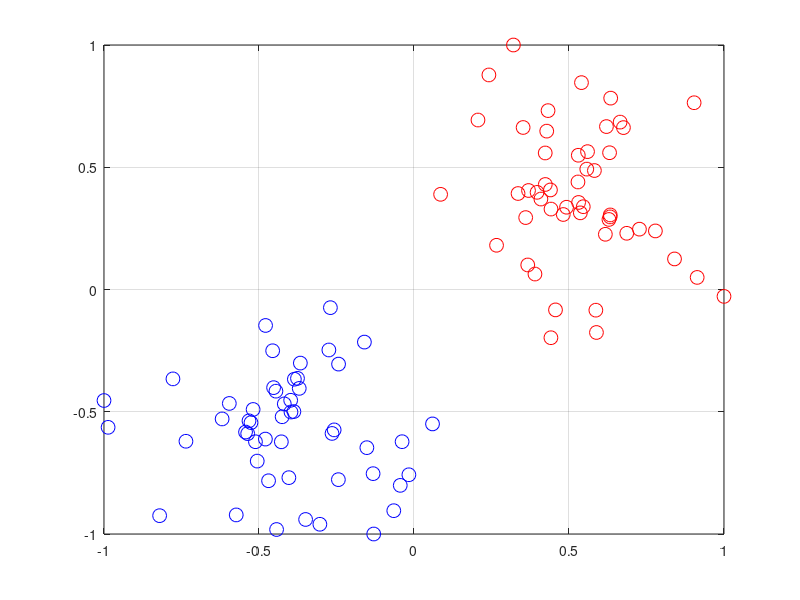

Here is the MATLAB script that generated this plot: (Note: this script raises an error after producing the figure.)
clear 
close all
clc

%%
n = 100;
d = 2;
X = [randn(n/2,d)+2;randn(n/2,d)-2];
Y = [ones(n/2,1);-ones(n/2,1)];

%% Normalizzo
for i = 1:d
    mi = min(X(:,i));
    ma = max(X(:,i));
    di = ma - mi;
    X(:,i) = 2*(X(:,i)-mi)/di-1;
end

%%
figure, hold on, box on, grid on
plot(X(Y<0,1),X(Y<0,2),'ob','MarkerSize',10)
plot(X(Y>0,1),X(Y>0,2),'or','MarkerSize',10)

nl = round(.7 * n);
nv = n - nl;
err = zeros(30,1);
for k = 1:30
    % Divido in training set e validation set
    i  = randperm(n);
    il = sort(i(1:nl));
    iv = sort(i(nl+1:end));
    j = 0;
    
    XL = X(il,:);
    YL = Y(il);
    XV = X(iv,:);
    YV = Y(iv);
    
    for C = logspace(-4,3,30)
        j = j + 1;
        Q = diag(YL)*(XL*XL')*diag(YL);
        [~,err_,alpha,b] = SMO2_ab(nl,Q,-ones(nl,1),YL',zeros(nl,1),C*ones(nl,1),...
                                  1000000,.0001,zeros(nl,1));
        if (err_ ~= 0)
            warning('Problem in SMO')
        end
        w = XL'*diag(YL)*alpha;
        
        YS = XV*w+b;
        YS(YS>=0) = 1;
        YS(YS<0)  = -1;
        err(j) = err(j) + sum(YS ~= YV)/30;
    end
end
j = 0;
err_best = Inf;
for C = logspace(-4,3,30)
   j = j + 1;
   if (err(j) < err_best)
      err_best = err(j);
      C_best = C;
   end
end

C = C_best;
Q = diag(Y)*(X*X')*diag(Y);
[~,err_,alpha,b] = SMO2_ab(n,Q,-ones(n,1),Y',zeros(n,1),C*ones(n,1),...
                          1000000,.0001,zeros(n,1));
if (err_ ~= 0)
    warning('Problem in SMO')
end
w = X'*diag(Y)*alpha;

%% Plot the separator
ns = 10000;
XS = 2*rand(ns,d)-1;
YS = XS*w+b;

plot(XS(YS<0,1),XS(YS<0,2),'.c','MarkerSize',1)
plot(XS(YS>0,1),XS(YS>0,2),'.m','MarkerSize',1)
plot(XS(YS<-1,1),XS(YS<-1,2),'.b','MarkerSize',1)
plot(XS(YS>+1,1),XS(YS>+1,2),'.r','MarkerSize',1)

%% Check the solution
plot(X(alpha==0,1),X(alpha==0,2),'sg','MarkerSize',10)
plot(X(alpha>0&alpha<C,1),X(alpha>0&alpha<C,2),'sk','MarkerSize',10)
plot(X(alpha==C,1),X(alpha==C,2),'sy','MarkerSize',10)

%% Compute the duality gap
dualcost = -(.5*alpha'*Q*alpha-ones(n,1)'*alpha);
primalcost = .5*w'*w+C*sum(max(0,1-diag(Y)*(X*w+b))); 
dualitygap = abs(dualcost-primalcost);
title(sprintf('DG: %e   C_{best}: %e   err_{best}: %e',dualitygap,C_best,err_best))
